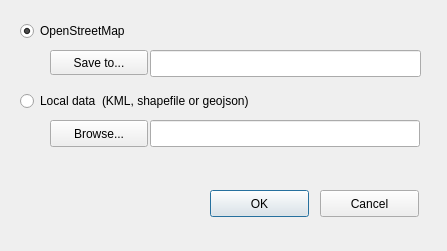
<?xml version="1.0" encoding="UTF-8"?>
<ui version="4.0">
 <class>RoadOsmBase</class>
 <widget class="QDialog" name="RoadOsmBase">
  <property name="geometry">
   <rect>
    <x>0</x>
    <y>0</y>
    <width>447</width>
    <height>251</height>
   </rect>
  </property>
  <property name="windowTitle">
   <string>Road</string>
  </property>
  <widget class="QPushButton" name="ok_btn">
   <property name="geometry">
    <rect>
     <x>210</x>
     <y>190</y>
     <width>99</width>
     <height>27</height>
    </rect>
   </property>
   <property name="text">
    <string>OK</string>
   </property>
  </widget>
  <widget class="QPushButton" name="cancel_btn">
   <property name="geometry">
    <rect>
     <x>320</x>
     <y>190</y>
     <width>99</width>
     <height>27</height>
    </rect>
   </property>
   <property name="text">
    <string>Cancel</string>
   </property>
  </widget>
  <widget class="QLineEdit" name="file_path_lineedit">
   <property name="geometry">
    <rect>
     <x>150</x>
     <y>120</y>
     <width>270</width>
     <height>27</height>
    </rect>
   </property>
  </widget>
  <widget class="QPushButton" name="browse_file_btn">
   <property name="geometry">
    <rect>
     <x>50</x>
     <y>120</y>
     <width>98</width>
     <height>27</height>
    </rect>
   </property>
   <property name="text">
    <string>Browse...</string>
   </property>
  </widget>
  <widget class="QRadioButton" name="osm_radio">
   <property name="geometry">
    <rect>
     <x>20</x>
     <y>20</y>
     <width>441</width>
     <height>22</height>
    </rect>
   </property>
   <property name="text">
    <string>OpenStreetMap</string>
   </property>
   <property name="checked">
    <bool>true</bool>
   </property>
  </widget>
  <widget class="QRadioButton" name="local_radio">
   <property name="geometry">
    <rect>
     <x>20</x>
     <y>90</y>
     <width>431</width>
     <height>22</height>
    </rect>
   </property>
   <property name="text">
    <string>Local data  (KML, shapefile or geojson)</string>
   </property>
  </widget>
  <widget class="QToolButton" name="directory_button">
   <property name="geometry">
    <rect>
     <x>50</x>
     <y>50</y>
     <width>98</width>
     <height>25</height>
    </rect>
   </property>
   <property name="text">
    <string>Save to...</string>
   </property>
  </widget>
  <widget class="QLineEdit" name="output_directory">
   <property name="geometry">
    <rect>
     <x>150</x>
     <y>50</y>
     <width>271</width>
     <height>27</height>
    </rect>
   </property>
   <property name="sizePolicy">
    <sizepolicy hsizetype="MinimumExpanding" vsizetype="Fixed">
     <horstretch>0</horstretch>
     <verstretch>0</verstretch>
    </sizepolicy>
   </property>
   <property name="text">
    <string/>
   </property>
  </widget>
 </widget>
 <resources/>
 <connections/>
</ui>
